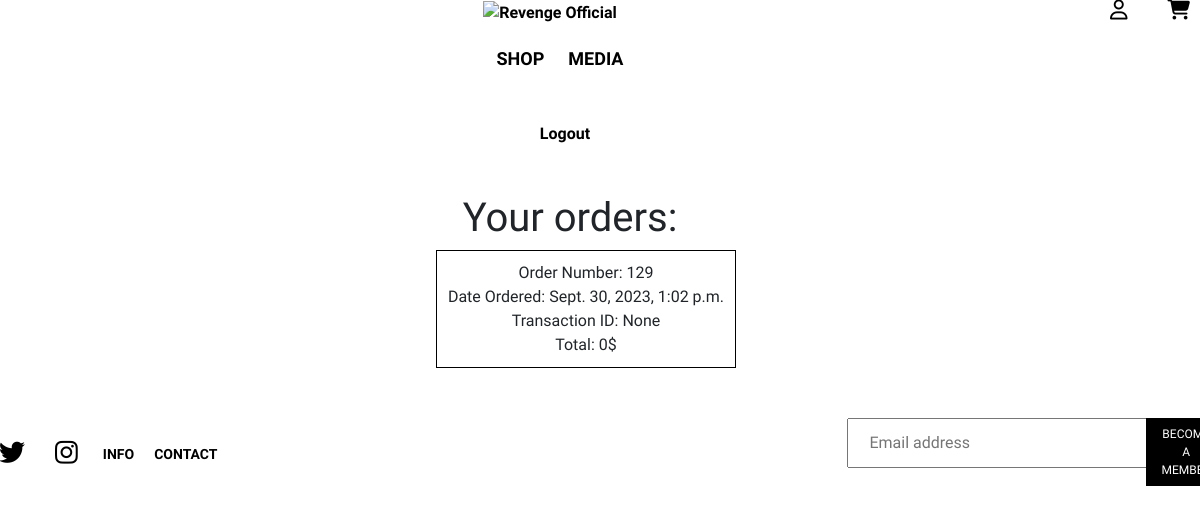
/account/ (signed in), run on the app's committed database.
### store/models.py (models this page shows, shortened)
class Order(models.Model):
   customer= models.ForeignKey(Customer, on_delete=models.SET_NULL, null=True, blank=True)
   date_ordered = models.DateTimeField(auto_now_add=True)
   complete =  models.BooleanField(default=False)
   transaction_id = models.CharField(max_length=100, null=True)
   @property
   def get_cart_total(self):
      orderitems = self.orderitem_set.all()
      total = sum([item.get_total for item in orderitems])
      return total

### store/views.py (the view)
# urls.py: path('account/', views.Account.as_view(), name="account"),
class Account(View):
    def get(self, request):
        user = request.user
        newsletter_form = NewsletterForm()
        orders = Order.objects.filter(customer__user=user).order_by('-date_ordered')
        context = {'orders': orders, 'newsletter_form': newsletter_form}
        return render(request, "store/account.html", context)

### store/forms.py
class NewsletterForm(forms.Form):
  email=forms.EmailField()

### store/templates/store/account.html
{% extends 'store/main.html' %}
{% load static %}
{% block style %}
<link rel="stylesheet" href="{% static 'css/none_page_marker.css' %}">
<link rel="stylesheet" href="{% static 'css/account.css' %}">
{% endblock %}
{% block content %}
<div>
  <div id="logout">
    <a href="{% url 'logout' %}" class="shipping-text">Logout</a>
  </div>
  <br>
  <br>
  <div id="order-container">
    <h1>Your orders:</h1>
    <ul>
    {% for order in orders %}
    <li id="orders">
      <p>Order Number: {{ order.id }}</p>
      <p>Date Ordered: {{ order.date_ordered }}</p>
      <p>Transaction ID: {{ order.transaction_id }}</p>
      <p>Total: {{ order.get_cart_total }}$</p>
    </li>
    {% endfor %}
    </ul>
  </div>
</div>
{% endblock %}

### static/css/main.css (style rules this page uses)
* { font-family: 'Roboto Condensed', sans-serif; }
a { color: black; text-decoration: none; font-weight: bold; margin-left: 20px; }
p { margin: 0; }

### static/css/account.css (style rules this page uses)
* { font-family: 'Roboto Condensed', sans-serif; }
#logout { text-align: center; padding-right: 90px; padding-top: 50px; }
#orders { display: block; width: 300px; border: 1px solid #000; margin: 0 auto; margin-bottom: 10px; padding: 10px; }
ul { list-style-type: none; }
#order-container { text-align: center; padding-right: 60px; }

### data on the page
Order: id "129", date_ordered "Sept. 30, 2023, 1:02 p.m.", transaction_id "None", get_cart_total "0"
